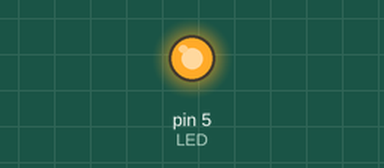
This sketch was run on a simulated Arduino Uno, built with avr-gcc and run on an emulated ATmega328P. Parts: output pins drawn as LEDs (lit = HIGH).

Above: at 0.1 s.
Timing chart, 0 to 1.6 s (numbered marks = the images above):
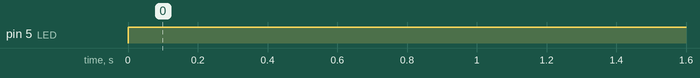

The sketch:

LED.ino
```cpp
int LED=5;
void setup() {
  // put your setup code here, to run once:

pinMode(LED, OUTPUT);

}

void loop() {
  // put your main code here, to run repeatedly:
  digitalWrite(LED, HIGH); // turn the LED on
delay(1000); // wait for a second
//digitalWrite(LED, LOW); // turn the LED off
//delay(1000); // wait for a second

}
```

Measured:
- by itself, pin 5 (LED): LOW → HIGH at 0.00 s
